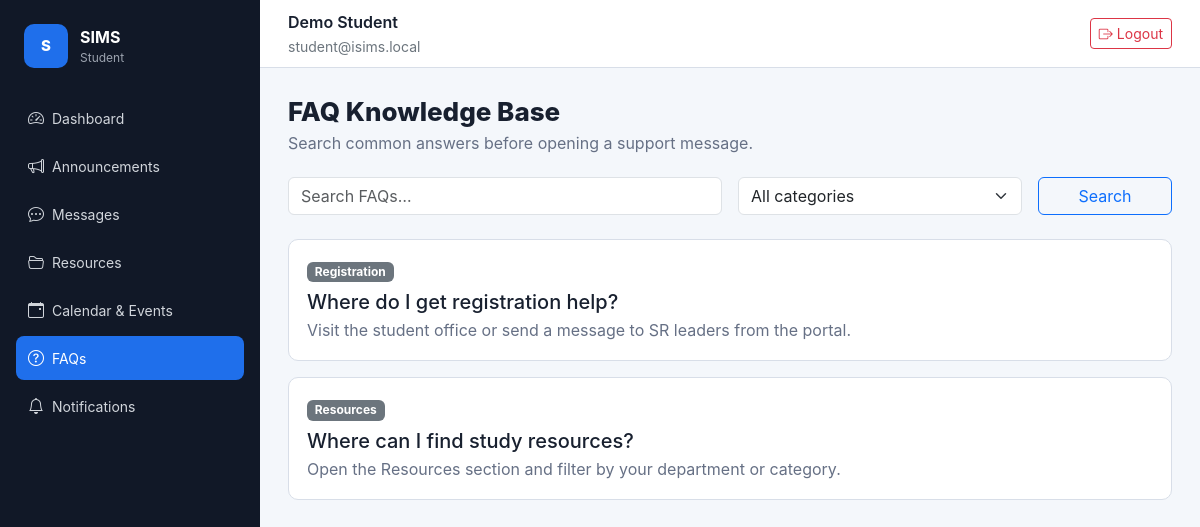
Screenshot of /faqs (signed in) with the database file from the repository.
### tables this page shows
CREATE TABLE faqs (
  id INT UNSIGNED AUTO_INCREMENT PRIMARY KEY,
  user_id INT UNSIGNED NOT NULL,
  category ENUM('academic','immigration','registration','campus_life','resources','general') NOT NULL DEFAULT 'general',
  question VARCHAR(255) NOT NULL,
  answer TEXT NOT NULL,
  is_published TINYINT(1) NOT NULL DEFAULT 1,
  created_at TIMESTAMP DEFAULT CURRENT_TIMESTAMP,
  updated_at TIMESTAMP DEFAULT CURRENT_TIMESTAMP ON UPDATE CURRENT_TIMESTAMP,
  CONSTRAINT fk_faq_user FOREIGN KEY (user_id) REFERENCES users(id) ON DELETE CASCADE,
  FULLTEXT KEY ft_faq (question, answer)
);

### app/controllers/BaseController.php (called while the page is built, shortened)
<?php
abstract class BaseController
{
    protected function view(string $view, array $data = [], string $layout = 'app'): void
    {
        extract($data, EXTR_SKIP);
        require APP_PATH . '/views/' . $view . '.php';
    }
}

### app/controllers/FaqController.php (called while the page is built, shortened)
<?php
final class FaqController extends BaseController
{
    public function index(): void
    {
        $this->view('faqs/index', [
            'faqs'     => (new Faq())->all($_GET['q'] ?? '', $_GET['category'] ?? ''),
            'editFaq'  => isset($_GET['edit']) ? (new Faq())->find((int) $_GET['edit']) : null,
        ]);
    }
}

### config/Router.php (called while the page is built, shortened)
<?php
final class Router
{
    private array $routes = [];
    private function add(string $method, string $path, array $handler, array $middleware): void
    {
        $this->routes[$method][$this->normalize($path)] = compact('handler', 'middleware');
    }
    public function dispatch(string $method, string $uri): void
    {
        $path = $this->normalize($this->stripBasePath($uri));
        $route = $this->routes[$method][$path] ?? null;
        [$controller, $action] = $route['handler'];
        (new $controller())->$action();
    }
    private function stripBasePath(string $uri): string
    {
        return $uri;
    }
    private function normalize(string $path): string
    {
        $path = '/' . trim($path, '/');
        return $path === '/' ? '/' : rtrim($path, '/');
    }
}

### public/index.php (called while the page is built, shortened)
<?php
require BASE_PATH . '/config/bootstrap.php';
$router = require BASE_PATH . '/routes/web.php';
$method = $_SERVER['REQUEST_METHOD'];
$router->dispatch($method, parse_url($_SERVER['REQUEST_URI'], PHP_URL_PATH) ?? '/');

### app/helpers/functions.php (called while the page is built, shortened)
<?php
function env(string $key, mixed $default = null): mixed
{
    $value = $_ENV[$key] ?? getenv($key);
    return match (strtolower((string) $value)) {
        'true' => true,
        'false' => false,
        'null' => null,
        default => $value,
    };
}
function url(string $path = ''): string
{
    $base = rtrim(dirname($_SERVER['SCRIPT_NAME'] ?? '/'), '/\\');
    return ($base === '' ? '' : $base) . '/' . ltrim($path, '/');
}
function e(?string $value): string
{
    return htmlspecialchars((string) $value, ENT_QUOTES, 'UTF-8');
}

### app/models/BaseModel.php (called while the page is built, shortened)
<?php
abstract class BaseModel
{
    protected PDO $db;
    public function __construct()
    {
        $this->db = Database::connection();
    }
    protected function query(string $sql, array $params = []): PDOStatement
    {
        $statement = $this->db->prepare($sql);
        $statement->execute($params);
        return $statement;
    }
}

### config/bootstrap.php (called while the page is built, shortened)
<?php
spl_autoload_register(function (string $class): void {
    $paths = [
        APP_PATH . '/controllers/' . $class . '.php',
        APP_PATH . '/models/' . $class . '.php',
        APP_PATH . '/middleware/' . $class . '.php',
        APP_PATH . '/helpers/' . $class . '.php',
        BASE_PATH . '/config/' . $class . '.php',
    ];
    foreach ($paths as $path) {
        if (is_file($path)) {
            return;
        }
    }
});
require APP_PATH . '/helpers/functions.php';

### config/Database.php (called while the page is built, shortened)
<?php
final class Database
{
    private static ?PDO $connection = null;
    public static function connection(): PDO
    {
        if (self::$connection instanceof PDO) {
            return self::$connection;
        }
        $dsn = sprintf(
            'mysql:host=%s;port=%s;dbname=%s;charset=utf8mb4',
            env('DB_HOST', '127.0.0.1'),
            env('DB_PORT', '3306'),
            env('DB_DATABASE', 'isims')
        );
        self::$connection = new PDO($dsn, env('DB_USERNAME', 'root'), env('DB_PASSWORD', ''), [
            PDO::ATTR_ERRMODE => PDO::ERRMODE_EXCEPTION,
            PDO::ATTR_DEFAULT_FETCH_MODE => PDO::FETCH_ASSOC,
            PDO::ATTR_EMULATE_PREPARES => false,
        ]);
        return self::$connection;
    }
}

### app/models/Faq.php (called while the page is built, shortened)
<?php
final class Faq extends BaseModel
{
    public function all(string $q = '', string $category = ''): array
    {
        $where  = ['f.is_published = 1'];
        $params = [];
        return $this->query(
            'SELECT f.*, u.name AS author_name FROM faqs f JOIN users u ON u.id = f.user_id
             WHERE ' . implode(' AND ', $where) . ' ORDER BY f.category, f.question',
            $params
        )->fetchAll();
    }
}

### app/views/faqs/index.php (the view, shortened to what this page needs)
<div class="page-heading">
    <h1>FAQ Knowledge Base</h1>
    <p>Search common answers before opening a support message.</p>
</div>
<form class="row g-3 mb-4" method="get" action="<?= e(url('/faqs')) ?>">
    <div class="col-md-6">
        <input class="form-control" name="q" value="<?= e($_GET['q'] ?? '') ?>" placeholder="Search FAQs&hellip;">
    </div>
    <div class="col-md-4">
        <select class="form-select" name="category">
            <option value="">All categories</option>
        </select>
    </div>
    <div class="col-md-2">
        <button class="btn btn-outline-primary w-100">Search</button>
    </div>
</form>
<div class="vstack gap-3">
    <?php foreach ($faqs as $faq): ?>
        <article class="list-card">
            <div class="d-flex justify-content-between gap-3">
                <div class="flex-grow-1">
                    <span class="badge text-bg-secondary mb-2">
                        <?= ucfirst(str_replace('_', ' ', e($faq['category']))) ?>
                    </span>
                    <h2 class="h5 mb-1"><?= e($faq['question']) ?></h2>
                    <p class="mb-0"><?= nl2br(e($faq['answer'])) ?></p>
                </div>
            </div>
        </article>
    <?php endforeach; ?>
</div>

### public/assets/css/app.css (style rules this page uses)
:root { --ink: #18202f; --muted: #667085; --line: #d8dee8; --panel: #ffffff; --bg: #f4f7fb; --brand: #1f6feb; --brand-dark: #154fb0; --accent: #0f766e; --sidebar-bg: #111827; --sidebar-width: 260px; }
*, *::before, *::after { box-sizing: border-box; }
body { background: var(--bg); color: var(--ink); font-family: Inter, system-ui, -apple-system, BlinkMacSystemFont, "Segoe UI", sans-serif; margin: 0; }
.page-heading { margin-bottom: 22px; }
.page-heading h1 { font-size: 26px; font-weight: 800; margin: 0; }
.page-heading p { color: var(--muted); margin: 4px 0 0; }
.metric, .list-card, .form-panel, .table-panel { background: var(--panel); border: 1px solid var(--line); border-radius: 10px; padding: 18px; }
.list-card { transition: box-shadow .15s; }
.list-card p { color: var(--muted); margin-bottom: 0; }

### rows the page displays
faqs: category "Registration", question "Where do I get registration help?", answer "Visit the student office or send a message to SR leaders from the portal."
faqs: category "Resources", question "Where can I find study resources?", answer "Open the Resources section and filter by your department or category."

### other values shown
$__appName "SIMS"
auth_user()['role_name'] "Student"
$item[0] "Dashboard"
$item[0] "Announcements"
$item[0] "Messages"
$item[0] "Resources"
$item[0] "Calendar & Events"
$item[0] "FAQs"
$item[0] "Notifications"
auth_user()['name'] "Demo Student"
auth_user()['email'] "student@isims.local"
